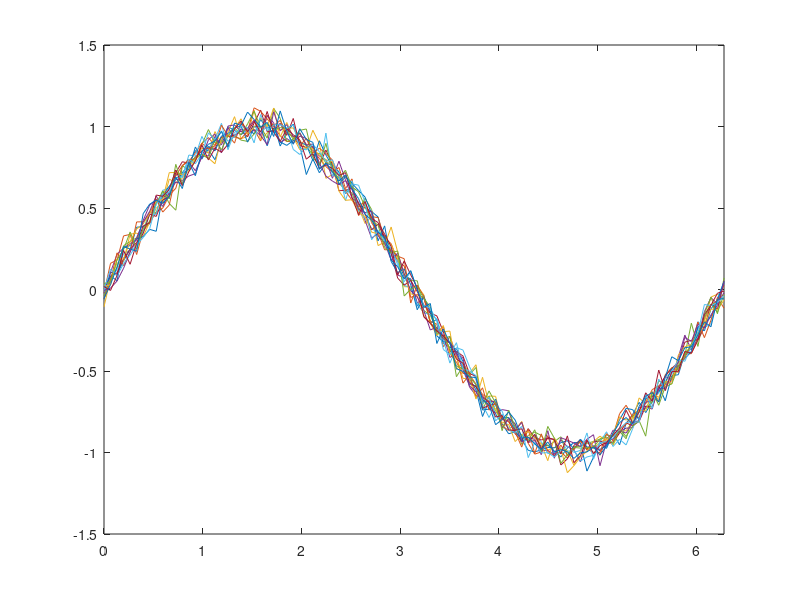

Source code (MATLAB): (Note: this script raises an error after producing the figure.)
clear all;

%Output data
O = 1; %Number of dimensions
T = 96; %Time series length
nex = 15; %Number of examples
ahead = 3;

x = linspace(0, 2 * pi, T);
data = sin(x);
data = repmat(data, [1 1 nex]);
noise = randn(O, T, nex) * 0.05;
trainSplit = 20;

data = data + noise;

%plot data
for i = 1:nex
    plot(x, data(1, :, i));
    hold on
end
xlim([0, 2 * pi]);

%Format the data
%Way one
%Each element of the cell array is a time step of signal dimension by
%number of samples
%total number of cells is the length of all time series
%10x1x40 cell
cdata = {};

for i = 1:size(data, 2)
    cdata{i} = reshape(data(1, i, :), size(data, 1), size(data, 3));
end

%SETUP THE MODEL
timeDelay = 5;
hiddenNodes = 6;
net = timedelaynet(1:timeDelay, hiddenNodes);
 
net.divideParam.trainRatio = 70/100;
net.divideParam.valRatio = 15/100;
net.divideParam.testRatio = 15/100;

[xs, xi, ai, ts] = preparets(net, cdata(:, 1:end - ahead), cdata(:, ahead + 1:end));
netAhead = train(net, xs, ts, xi, ai);
[xs, xi, ai, ts] = preparets(net, cdata(:, 1:end - 1), cdata(:, 1 + 1:end));
net1 = train(net, xs, ts, xi, ai);

modelTDNN = bcf.models.TDNN(net1, netAhead, ahead);
%modelTDNN.calculateNoiseDistribution(data(1, 1:end, :));

hold off
for i = 1:size(data, 3)
    out = modelTDNN.forecastAll(data(:, :, i), ahead);
    plot(x, [data(1, :, i); out(1, :)]);
    hold on
end
xlim([0, 2 * pi]);
